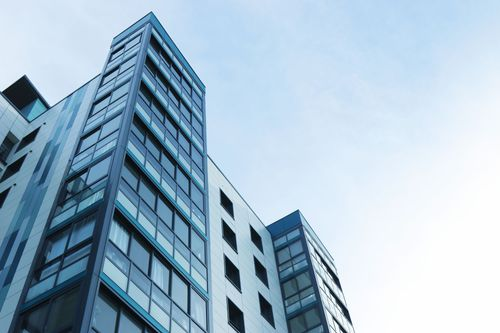
#> input picture images/building.jpg, 500 x 333 px, found by its file name
$ python 05_FAST.py
#> lines starting #> are read from the running program, lines starting #| are printed output that depends on the picture
# https://docs.opencv.org/master/df/d0c/tutorial_py_fast.html

import cv2
import numpy as np

image = cv2.imread("images\\building.jpg")
#> image is the input picture: shape (333, 500, 3); mean B, G, R 203.9, 186.3, 162.6
gray = cv2.cvtColor(image, cv2.COLOR_BGR2GRAY)
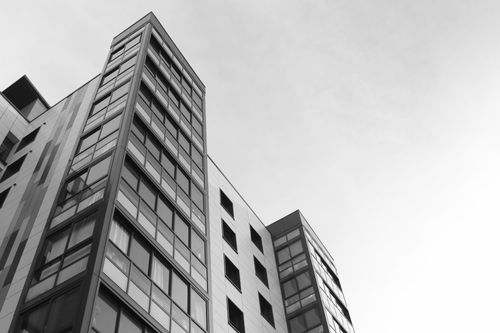
#> gray: shape (333, 500); min 1, max 255, mean 181.2

# initialize the fast algorithm
fast = cv2.FastFeatureDetector_create()
# detect key-points
kp = fast.detect(gray, None)
#> kp = 2798 keypoints; strongest (x, y, size): (24, 76, 7), (236, 252, 7), (297, 210, 7), (240, 292, 7)
# draw keypoints
image2 = cv2.drawKeypoints(gray, kp, image.copy())
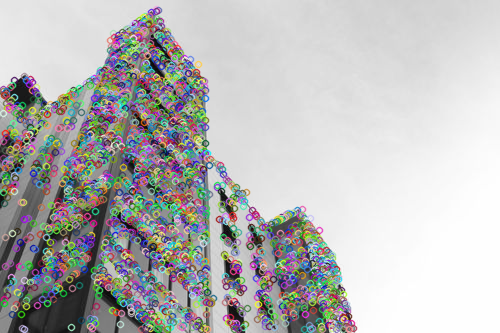
#> image2: shape (333, 500, 3); mean B, G, R 183.5, 183.8, 183.7

# Print all default params
print( "Threshold: {}".format(fast.getThreshold()) )
print( "nonmaxSuppression:{}".format(fast.getNonmaxSuppression()) )
print( "neighborhood: {}".format(fast.getType()) )
print( "Total Keypoints with nonmaxSuppression: {}".format(len(kp)) )
#| Total Keypoints with nonmaxSuppression: 2798

cv2.imshow("Image with features", image2)
cv2.waitKey(0)
# cv2.destroyAllWindows()

# ---------------------------------------------------------------------------- #

# Disable nonmaxSuppression
fast.setNonmaxSuppression(0)
kp = fast.detect(gray,None)
#> kp = 8294 keypoints; strongest (x, y, size): (156, 9, 7), (158, 9, 7), (158, 10, 7), (149, 11, 7)

print( "Total Keypoints without nonmaxSuppression: {}".format(len(kp)) )
#| Total Keypoints without nonmaxSuppression: 8294

image3 = cv2.drawKeypoints(gray, kp, image.copy())
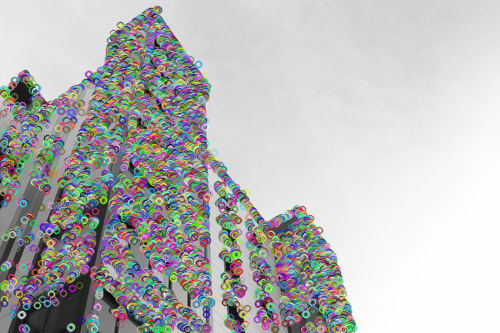
#> image3: shape (333, 500, 3); mean B, G, R 183.6, 184.2, 184.3
cv2.imshow("Image with features withot nonmaxsuppression", image3)
cv2.waitKey(0)
cv2.destroyAllWindows()

# ---------------------------------------------------------------------------- #

$ run again, with images/2.jpg copied over images/building.jpg
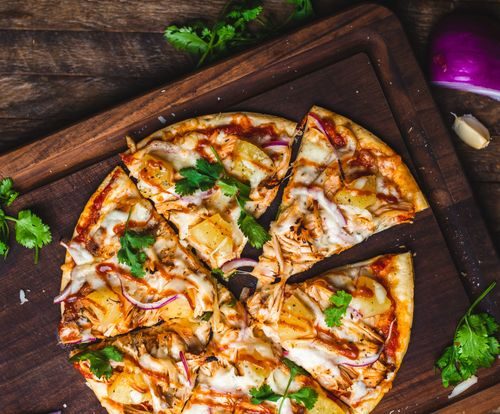
#> input picture images/2.jpg, 500 x 414 px, found by its file name
#> image is the input picture: shape (414, 500, 3); mean B, G, R 53.9, 84.7, 117.8
#> `kp = fast.detect(gray, None)`: kp = 8180 keypoints; strongest (x, y, size): (65, 405, 7), (478, 284, 7), (411, 222, 7), (129, 171, 7)
#> `image2 = cv2.drawKeypoints(gray, kp, image.copy())`:
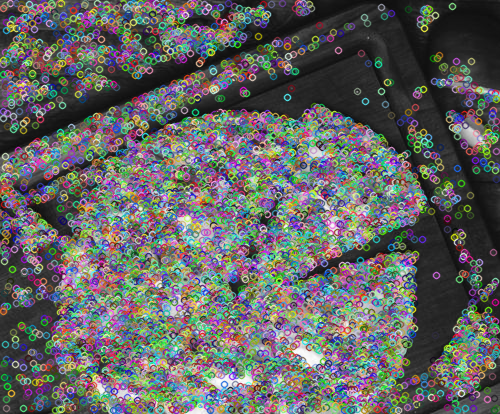
#> image2: shape (414, 500, 3); mean B, G, R 98.6, 99.8, 98.8
#| Total Keypoints with nonmaxSuppression: 8180
#> `kp = fast.detect(gray,None)`: kp = 37428 keypoints; strongest (x, y, size): (9, 3, 7), (10, 3, 7), (16, 3, 7), (33, 3, 7)
#| Total Keypoints without nonmaxSuppression: 37428
#> `image3 = cv2.drawKeypoints(gray, kp, image.copy())`:
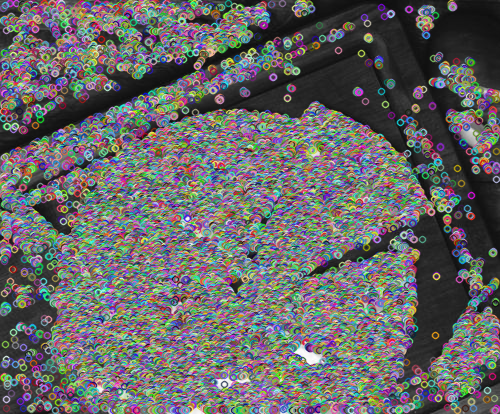
#> image3: shape (414, 500, 3); mean B, G, R 103.1, 102.6, 103
